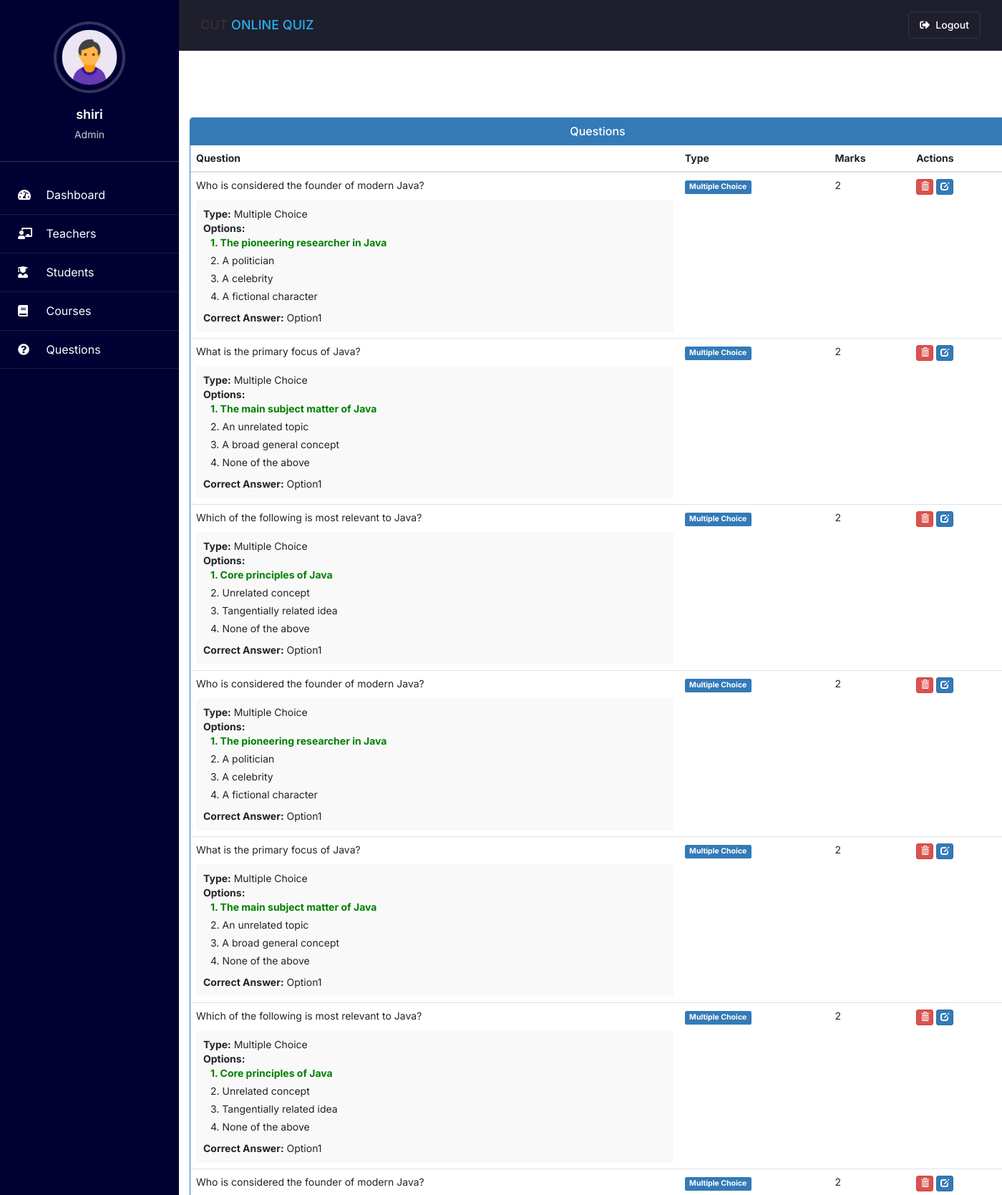
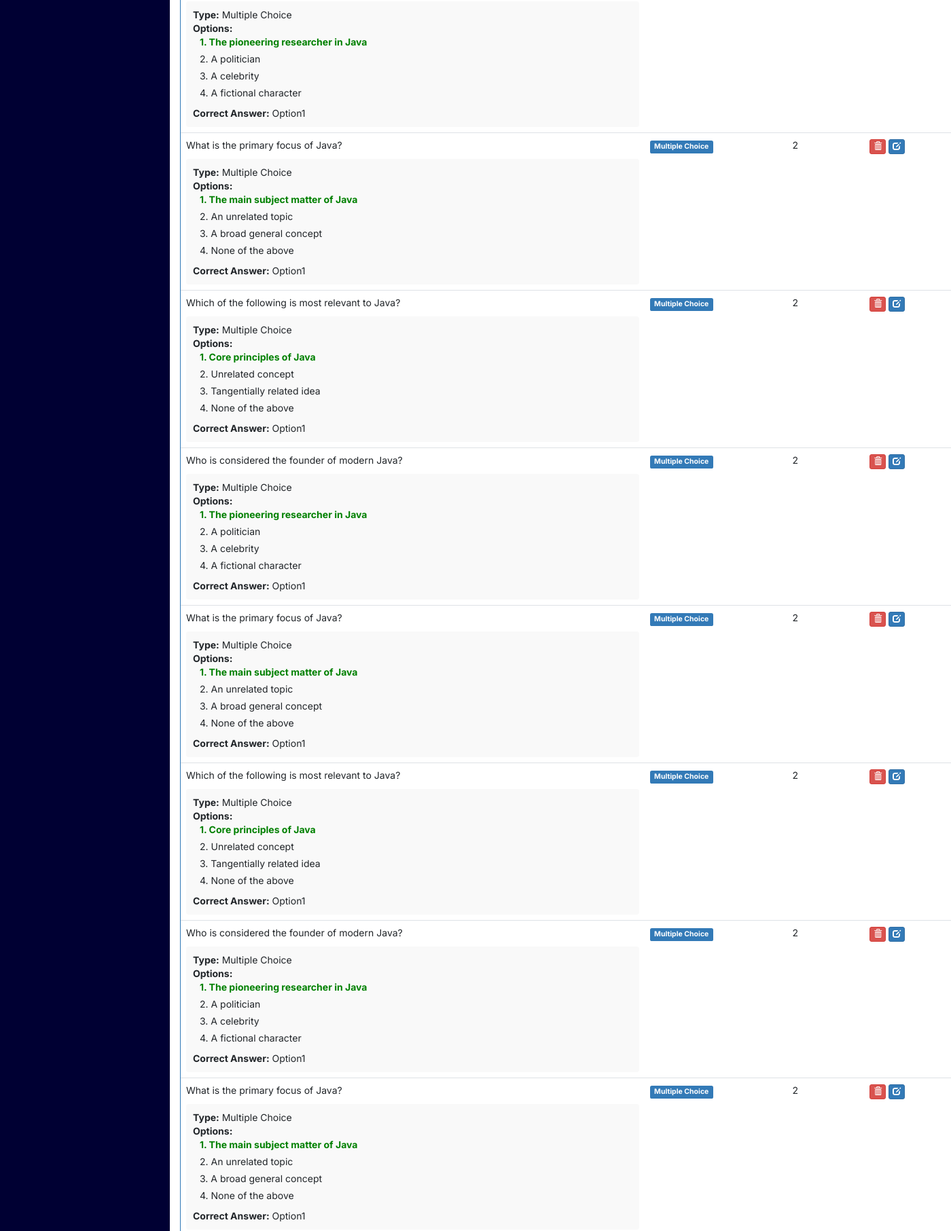
The app's page /view-question/1 (signed in, upper part) with its own data (2 pictures, top to bottom).
### quiz/models.py (models this page shows, shortened)
class Question(models.Model):
    QUESTION_TYPE_CHOICES = (
        ('multiple_choice', 'Multiple Choice'),
        ('checkbox', 'Checkbox (Multiple Answers)'),
        ('short_answer', 'Short Answer'),
    )
    course = models.ForeignKey(Course, on_delete=models.CASCADE)
    marks = models.PositiveIntegerField()
    question = models.CharField(max_length=600)
    question_type = models.CharField(max_length=20, choices=QUESTION_TYPE_CHOICES, default='multiple_choice')
    option1 = models.CharField(max_length=200, blank=True, null=True)
    option2 = models.CharField(max_length=200, blank=True, null=True)
    option3 = models.CharField(max_length=200, blank=True, null=True)
    option4 = models.CharField(max_length=200, blank=True, null=True)
    cat = (('Option1','Option1'),('Option2','Option2'),('Option3','Option3'),('Option4','Option4'))
    answer = models.CharField(max_length=200, choices=cat, blank=True, null=True)
    multiple_answers = models.JSONField(blank=True, null=True, help_text="JSON array of correct answers for checkbox questions")
    short_answer_pattern = models.CharField(max_length=500, blank=True, null=True, help_text="Pattern or keywords for matching short answers")
    is_ai_generated = models.BooleanField(default=False)
    ai_generation_prompt = models.TextField(blank=True, null=True)

### quiz/views.py (the view)
# urls.py: path('view-question/<int:pk>', views.view_question_view, name='view-question'),
@login_required(login_url='adminlogin')
def view_question_view(request, pk):
    questions = models.Question.objects.filter(course_id=pk)
    return render(request, 'quiz/view_question.html', {'questions': questions})

### student/context_processors.py (called while the page is built)
def student_profile(request):
    context = {}
    if request.user.is_authenticated:
        try:
            if request.user.groups.filter(name='STUDENT').exists():
                student = Student.objects.get(user=request.user)
                context['student'] = student
        except Student.DoesNotExist:
            pass
    return context

### teacher/context_processors.py (called while the page is built)
def teacher_profile(request):
    context = {}
    if request.user.is_authenticated:
        try:
            if request.user.groups.filter(name='TEACHER').exists():
                teacher = Teacher.objects.get(user=request.user)
                context['teacher'] = teacher
        except Teacher.DoesNotExist:
            pass
    return context

### templates/quiz/view_question.html (shortened to what this page needs)
{% extends 'quiz/adminbase.html' %}
{% block content %}
{%load static%}
<head>
  <link href="//netdna.bootstrapcdn.com/bootstrap/3.0.0/css/bootstrap.min.css" rel="stylesheet" id="bootstrap-css">
</head>
<br><br>
<div class="container">
  <div class="panel panel-primary">
    <div class="panel-heading">
      <h6 class="panel-title">Questions</h6>
    </div>
    <table class="table table-hover" id="dev-table">
      <thead>
        <tr>
          <th width="60%">Question</th>
          <th>Type</th>
          <th>Marks</th>
          <th>Actions</th>
        </tr>
      </thead>
      {% for q in questions %}
      <tr>
        <td>
          <div>
            {{ q.question }}
            <div class="question-details">
              {% if q.question_type == 'multiple_choice' %}
                <div><strong>Type:</strong> Multiple Choice</div>
                <div><strong>Options:</strong></div>
                <ul class="options-list">
                  <li {% if q.answer == 'Option1' %}class="correct-answer"{% endif %}>1. {{ q.option1 }}</li>
                  <li {% if q.answer == 'Option2' %}class="correct-answer"{% endif %}>2. {{ q.option2 }}</li>
                  <li {% if q.answer == 'Option3' %}class="correct-answer"{% endif %}>3. {{ q.option3 }}</li>
                  <li {% if q.answer == 'Option4' %}class="correct-answer"{% endif %}>4. {{ q.option4 }}</li>
                </ul>
                <div><strong>Correct Answer:</strong> {{ q.get_answer_display }}</div>
              {% elif q.question_type == 'short_answer' %}
                <div><strong>Type:</strong> Short Answer</div>
                <div><strong>Correct Answer Pattern:</strong> {{ q.short_answer_pattern }}</div>
              {% endif %}
            </div>
          </div>
        </td>
        <td>
          <span class="label
                 {% if q.question_type == 'multiple_choice' %}label-primary
                 {% elif q.question_type == 'checkbox' %}label-warning
                 {% elif q.question_type == 'short_answer' %}label-success{% endif %}">
            {{ q.get_question_type_display }}
          </span>
        </td>
        <td>{{ q.marks }}</td>
        <td>
          <a class="btn btn-danger btn-xs" href="{% url 'delete-question' q.id %}">
            <span class="glyphicon glyphicon-trash"></span>
          </a>
          <a class="btn btn-primary btn-xs" href="{% url 'update-question' q.id %}">
            <span class="glyphicon glyphicon-edit"></span>
          </a>
        </td>
      </tr>
      {% endfor %}
    </table>
  </div>
</div>
<br><br><br><br><br><br>
{% endblock content %}

### templates/quiz/adminbase.html (shortened to what this page needs)
<!DOCTYPE html>
{% load static %}
<html lang="en" dir="ltr">
<head>
  <link rel="stylesheet" href="https://cdn.jsdelivr.net/npm/bootstrap@5.3.0/dist/css/bootstrap.min.css">
  <link rel="stylesheet" href="https://cdnjs.cloudflare.com/ajax/libs/font-awesome/5.15.4/css/all.min.css">
</head>
<body>
  <div class="sidebar">
    <div class="sidebar-profile">
      <img src="{% static 'image/admin.png' %}" class="profile_image" alt="Admin Profile">
      <h4>{{request.user.username}}</h4>
      <h6>Admin</h6>
    </div>
    <a href="/admin-dashboard" class="{% if request.path == '/admin-dashboard' %}active{% endif %}">
      <i class="fas fa-tachometer-alt"></i>
      <span>Dashboard</span>
    </a>
    <a href="/admin-teacher" class="{% if request.path == '/admin-teacher' %}active{% endif %}">
      <i class="fas fa-chalkboard-teacher"></i>
      <span>Teachers</span>
    </a>
    <a href="/admin-student" class="{% if request.path == '/admin-student' %}active{% endif %}">
      <i class="fas fa-user-graduate"></i>
      <span>Students</span>
    </a>
    <a href="/admin-course" class="{% if request.path == '/admin-course' %}active{% endif %}">
      <i class="fas fa-book"></i>
      <span>Courses</span>
    </a>
    <a href="/admin-question" class="{% if request.path == '/admin-question' %}active{% endif %}">
      <i class="fas fa-question-circle"></i>
      <span>Questions</span>
    </a>
    </div>
    <form action="{% url 'logout' %}" method="POST" style="display: block;">
      <button type="submit" class="sidebar-logout-btn">
        <span>Logout</span>
      </button>
    </form>
  <div class="content">
    <div class="header">
      <div class="header-left">
        <h4>CUT <span style="color: var(--primary-color);">ONLINE QUIZ</span></h4>
      </div>
      <div class="header-right">
        <form action="{% url 'logout' %}" method="POST" style="display:inline;">
          <button type="submit" class="logout-btn">
            <i class="fas fa-sign-out-alt"></i> Logout
          </button>
        </form>
      </div>
    </div>
    {% block content %}
    {% endblock content %}
  </div>
</body>
</html>

### templates/quiz/adminbase.html (style rules this page uses)
:root { --primary-color: #24b0ed; --sidebar-color: #2a9d8f; --dark-bg: #151521; --darker-bg: #1e1e2d; --text-primary: #ffffff; --text-secondary: rgba(255, 255, 255, 0.7); --text-muted: rgba(255, 255, 255, 0.5); --border-color: rgba(255, 255, 255, 0.1); }
* { margin: 0; padding: 0; list-style: none; text-decoration: none; box-sizing: border-box; font-family: 'Inter', sans-serif; }
body { background-color: var(--dark-bg); color: var(--text-primary); }
.sidebar { position: fixed; width: 250px; height: 100%; background: #000033; padding: 30px 0; overflow-y: auto; transition: all 0.3s ease; z-index: 100; }
.sidebar-profile { text-align: center; padding: 0 15px 20px; border-bottom: 1px solid rgba(255, 255, 255, 0.2); margin-bottom: 20px; }
.profile_image { width: 100px; height: 100px; border-radius: 50%; object-fit: cover; margin-bottom: 10px; border: 4px solid rgba(255, 255, 255, 0.2); }
.sidebar-profile h4 { color: white; margin-bottom: 5px; font-weight: 600; font-size: 18px; }
.sidebar-profile h6 { color: rgba(255, 255, 255, 0.8); font-size: 14px; font-weight: 400; }
.sidebar a { display: block; padding: 15px 25px; border-bottom: 1px solid rgba(255, 255, 255, 0.1); color: white; font-size: 16px; position: relative; text-decoration: none; transition: all 0.3s ease; }
.sidebar a i { margin-right: 15px; min-width: 20px; }
.sidebar-logout-btn { display: block; width: 100%; text-align: left; padding: 15px 25px; border: none; border-bottom: 1px solid rgba(255, 255, 255, 0.1); background: transparent; color: white; font-size: 16px; position: relative; transition: all 0.3s ease; cursor: pointer; }
.header { display: flex; justify-content: space-between; align-items: center; padding: 15px 30px; background-color: var(--darker-bg); border-bottom: 1px solid var(--border-color); position: fixed; top: 0; right: 0; width: calc(100% - 250px); z-index: 99; transition: all 0.3s ease; }
.header-left { display: flex; align-items: center; }
.header-right { display: flex; align-items: center; }
.logout-btn { background-color: transparent; color: var(--text-primary); border: 1px solid var(--border-color); padding: 8px 15px; border-radius: 5px; font-weight: 500; transition: all 0.3s ease; text-decoration: none; display: flex; align-items: center; }
.logout-btn i { margin-right: 8px; }
.content { width: calc(100% - 250px); margin-left: 250px; padding-top: 70px; min-height: 100vh; transition: all 0.3s ease; }

### templates/quiz/view_question.html (style rules this page uses)
a:link { text-decoration: none; }
h6 { text-align: center; }
.question-details { margin-top: 10px; padding: 10px; background-color: #f9f9f9; border-radius: 4px; }
.options-list { list-style-type: none; padding-left: 10px; }
.options-list li { margin-bottom: 5px; }
.correct-answer { color: green; font-weight: bold; }

### records on screen
Question: question "Who is considered the founder of modern Java?", option1 "The pioneering researcher in Java", option2 "A politician", option3 "A celebrity", option4 "A fictional character", answer "Option1", question_type "Multiple Choice", marks "2"
Question: question "What is the primary focus of Java?", option1 "The main subject matter of Java", option2 "An unrelated topic", option3 "A broad general concept", option4 "None of the above", answer "Option1", question_type "Multiple Choice", marks "2"
Question: question "Which of the following is most relevant to Java?", option1 "Core principles of Java", option2 "Unrelated concept", option3 "Tangentially related idea", option4 "None of the above", answer "Option1", question_type "Multiple Choice", marks "2"
Question: question "Who is considered the founder of modern Java?", option1 "The pioneering researcher in Java", option2 "A politician", option3 "A celebrity", option4 "A fictional character", answer "Option1", question_type "Multiple Choice", marks "2"
Question: question "What is the primary focus of Java?", option1 "The main subject matter of Java", option2 "An unrelated topic", option3 "A broad general concept", option4 "None of the above", answer "Option1", question_type "Multiple Choice", marks "2"
Question: question "Which of the following is most relevant to Java?", option1 "Core principles of Java", option2 "Unrelated concept", option3 "Tangentially related idea", option4 "None of the above", answer "Option1", question_type "Multiple Choice", marks "2"
Question: question "Who is considered the founder of modern Java?", option1 "The pioneering researcher in Java", option2 "A politician", option3 "A celebrity", option4 "A fictional character", answer "Option1", question_type "Multiple Choice", marks "2"
Question: question "What is the primary focus of Java?", option1 "The main subject matter of Java", option2 "An unrelated topic", option3 "A broad general concept", option4 "None of the above", answer "Option1", question_type "Multiple Choice", marks "2"
Question: question "Which of the following is most relevant to Java?", option1 "Core principles of Java", option2 "Unrelated concept", option3 "Tangentially related idea", option4 "None of the above", answer "Option1", question_type "Multiple Choice", marks "2"
Question: question "Who is considered the founder of modern Java?", option1 "The pioneering researcher in Java", option2 "A politician", option3 "A celebrity", option4 "A fictional character", answer "Option1", question_type "Multiple Choice", marks "2"
Question: question "What is the primary focus of Java?", option1 "The main subject matter of Java", option2 "An unrelated topic", option3 "A broad general concept", option4 "None of the above", answer "Option1", question_type "Multiple Choice", marks "2"
Question: question "Which of the following is most relevant to Java?", option1 "Core principles of Java", option2 "Unrelated concept", option3 "Tangentially related idea", option4 "None of the above", answer "Option1", question_type "Multiple Choice", marks "2"
Question: question "Who is considered the founder of modern Java?", option1 "The pioneering researcher in Java", option2 "A politician", option3 "A celebrity", option4 "A fictional character", answer "Option1", question_type "Multiple Choice", marks "2"
Question: question "What is the primary focus of Java?", option1 "The main subject matter of Java", option2 "An unrelated topic", option3 "A broad general concept", option4 "None of the above", answer "Option1", question_type "Multiple Choice", marks "2"

### other values on screen
{{ request.user.username }} "shiri"
